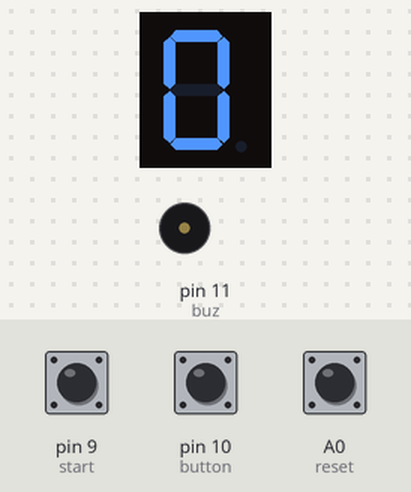
The sketch below on a simulated Arduino Uno, built with avr-gcc and run on an emulated ATmega328P. Shown: 1-digit seven-segment display, buzzer (waves = sounding). Wiring (inferred from the names in the program): 1-digit 7-segment display, segments lit when HIGH: segments pin 2, pin 3, pin 4, pin 5, pin 6, pin 7, pin 8. Inputs (shaded band) come from the test bench; at power-on: pin 10 (button) HIGH, pin 9 (start) HIGH, A0 (reset) HIGH. The segment pins are drawn as the display they are named for.

Above: at 1.2 s.
1.3 s: pin 10 (button) pulled LOW for 3.2 s
At 4.9 s:
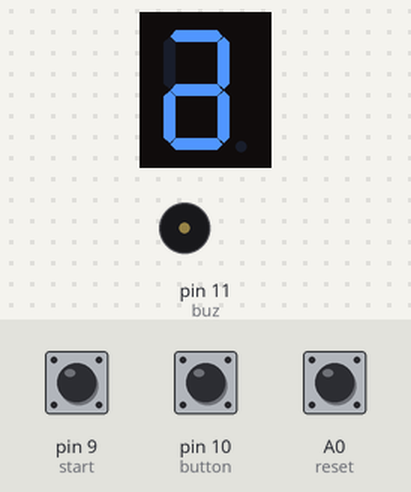
6.1 s: pin 9 (start) pulled LOW for 0.15 s
At 28.0 s:
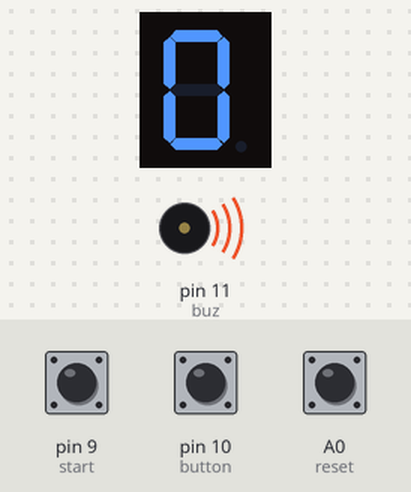
Timing chart, 0 to 29.5 s (numbered marks = the images above; inputs shaded):
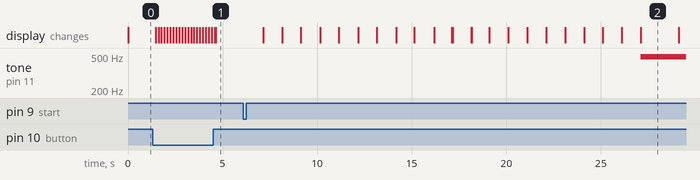

The sketch:

countdown_timer.ino
```cpp
/*Countdown with buzzer*/

#define button 10     //button Pin
#define buz 11        //buzzer Pin
#define pin_tens 13   //tens   Pin, this pin control the tens
#define pin_unit 12   //unit   Pin, this pin control the unit
#define start 9       //start  Pin
#define reset A0      //reset Pin

//Variables
int timee = 0;
int unit = 0, tens = 0;
unsigned long time_countdown = 0;

//display segment
int a = 2; //pin 7 of the display
int b = 3; //pin 6
int c = 4; //pin 4
int d = 5; //pin 2
int e = 6; //pin 1
int f = 7; //pin 9
int g = 8; //pin 10

void setup() {
  pinMode(button, INPUT);
  pinMode(reset, INPUT);
  pinMode(start, INPUT);
  pinMode(buz, OUTPUT);
  pinMode(a, OUTPUT);
  pinMode(b, OUTPUT);
  pinMode(c, OUTPUT);
  pinMode(d, OUTPUT);
  pinMode(e, OUTPUT);
  pinMode(f, OUTPUT);
  pinMode(g, OUTPUT);
}

//This function display the number with a combination of segments for each number
void print_number(int n) {
  switch (n) {
    case 0: //number zero
      digitalWrite(a, HIGH);
      digitalWrite(b, HIGH);
      digitalWrite(c, HIGH);
      digitalWrite(d, HIGH);
      digitalWrite(e, HIGH);
      digitalWrite(f, HIGH);
      digitalWrite(g, LOW);
      break;
    case 1: //number one
      digitalWrite(a, LOW);
      digitalWrite(b, HIGH);
      digitalWrite(c, HIGH);
      digitalWrite(d, LOW);
      digitalWrite(e, LOW);
      digitalWrite(f, LOW);
      digitalWrite(g, LOW);
      break;
    case 2: //number two
      digitalWrite(a, HIGH);
      digitalWrite(b, HIGH);
      digitalWrite(c, LOW);
      digitalWrite(d, HIGH);
      digitalWrite(e, HIGH);
      digitalWrite(f, LOW);
      digitalWrite(g, HIGH);
      break;
    case 3: //number three
      digitalWrite(a, HIGH);
      digitalWrite(b, HIGH);
      digitalWrite(c, HIGH);
      digitalWrite(d, HIGH);
      digitalWrite(e, LOW);
      digitalWrite(f, LOW);
      digitalWrite(g, HIGH);
      break;
    case 4: //number four
      digitalWrite(a, LOW);
      digitalWrite(b, HIGH);
      digitalWrite(c, HIGH);
      digitalWrite(d, LOW);
      digitalWrite(e, LOW);
      digitalWrite(f, HIGH);
      digitalWrite(g, HIGH);
      break;
    case 5: //number five
      digitalWrite(a, HIGH);
      digitalWrite(b, LOW);
      digitalWrite(c, HIGH);
      digitalWrite(d, HIGH);
      digitalWrite(e, LOW);
      digitalWrite(f, HIGH);
      digitalWrite(g, HIGH);
      break;
    case 6: //number six
      digitalWrite(a, HIGH);
      digitalWrite(b, LOW);
      digitalWrite(c, HIGH);
      digitalWrite(d, HIGH);
      digitalWrite(e, HIGH);
      digitalWrite(f, HIGH);
      digitalWrite(g, HIGH);
      break;
    case 7: //number seven
      digitalWrite(a, HIGH);
      digitalWrite(b, HIGH);
      digitalWrite(c, HIGH);
      digitalWrite(d, LOW);
      digitalWrite(e, LOW);
      digitalWrite(f, LOW);
      digitalWrite(g, LOW);
      break;
    case 8: //number eight
      digitalWrite(a, HIGH);
      digitalWrite(b, HIGH);
      digitalWrite(c, HIGH);
      digitalWrite(d, HIGH);
      digitalWrite(e, HIGH);
      digitalWrite(f, HIGH);
      digitalWrite(g, HIGH);
      break;
    case 9: //number nine
      digitalWrite(a, HIGH);
      digitalWrite(b, HIGH);
      digitalWrite(c, HIGH);
      digitalWrite(d, LOW);
      digitalWrite(e, LOW);
      digitalWrite(f, HIGH);
      digitalWrite(g, HIGH);
      break;
  }
}

void loop() {
  if(digitalRead(reset) == LOW){ //If you push the zero button, you reset the time
    delay(10);
    timee = 0;
  }
  if (digitalRead(button) == LOW) { //If you push the first botton the time rises up
    timee = timee + 1;
    if (timee == 100) timee = 0;    //time max = 99, if time == 100 -> time becomes 0
    delay(150);
  }
  //separation between unit and tens
  tens = timee / 10;
  unit = timee - (tens * 10);

  digitalWrite(pin_tens, HIGH); //active the tens display
  digitalWrite(pin_unit, LOW); //disable the unit display
  if (tens != 0) {  //If tenses are == zero the tenses'display stay off
    print_number(tens);   //Display the tens
  }
  else digitalWrite(pin_tens, LOW);
  delay(1);
  digitalWrite(pin_tens, LOW);
  digitalWrite(pin_unit, LOW);
  delay(2);
  digitalWrite(pin_tens, LOW);
  digitalWrite(pin_unit, HIGH);
  print_number(unit);     //Display the unit
  delay(1);
  digitalWrite(pin_tens, LOW);
  digitalWrite(pin_unit, LOW);
  delay(2);

  if (digitalRead(start) == LOW) { //If the start button is pressed the time go down
    time_countdown = millis();
    while (timee > 0) {
      tens = timee / 10;
      unit = timee - (tens * 10);
      digitalWrite(pin_tens, HIGH);
      digitalWrite(pin_unit, LOW);
      if (tens != 0) {
        print_number(tens);   //Display the tens
      }
      else digitalWrite(pin_tens, LOW);
      delay(1);
      digitalWrite(pin_tens, LOW);
      digitalWrite(pin_unit, LOW);
      delay(2);
      digitalWrite(pin_tens, LOW);
      digitalWrite(pin_unit, HIGH);
      print_number(unit);   //Display the unit
      delay(1);
      digitalWrite(pin_tens, LOW);
      digitalWrite(pin_unit, LOW);
      delay(2);
      if (millis() - time_countdown >= 998) { //The while loop ends when 'timee' become zero
        timee = timee - 1;
        time_countdown = millis();
      }
      if (timee == 0) { //if time arrive to zero the buzzer play and display zero
        int i;
        digitalWrite(a, HIGH);
        digitalWrite(b, HIGH);
        digitalWrite(c, HIGH);
        digitalWrite(d, HIGH);
        digitalWrite(e, HIGH);
        digitalWrite(f, HIGH);
        digitalWrite(g, LOW);
        digitalWrite(pin_unit, HIGH);
        for (i = 0; i < 10; i++) {
          analogWrite(buz, 240);
          delay(100);
          digitalWrite(buz, LOW);
          delay(100);
        }
        digitalWrite(a, LOW);
        digitalWrite(b, LOW);
        digitalWrite(c, LOW);
        digitalWrite(d, LOW);
        digitalWrite(e, LOW);
        digitalWrite(f, LOW);
        digitalWrite(g, LOW);
      }
    }

  }
}
```

Measured:
- after the input at 1.3 s, the display: first changes after 0.15 s (image 1 shows a later state)
- after the input at 6.1 s, tone on pin 11 (buz): silent → 490 Hz after 21.0 s; the display: first changes after 1.0 s (image 2 shows a later state)
